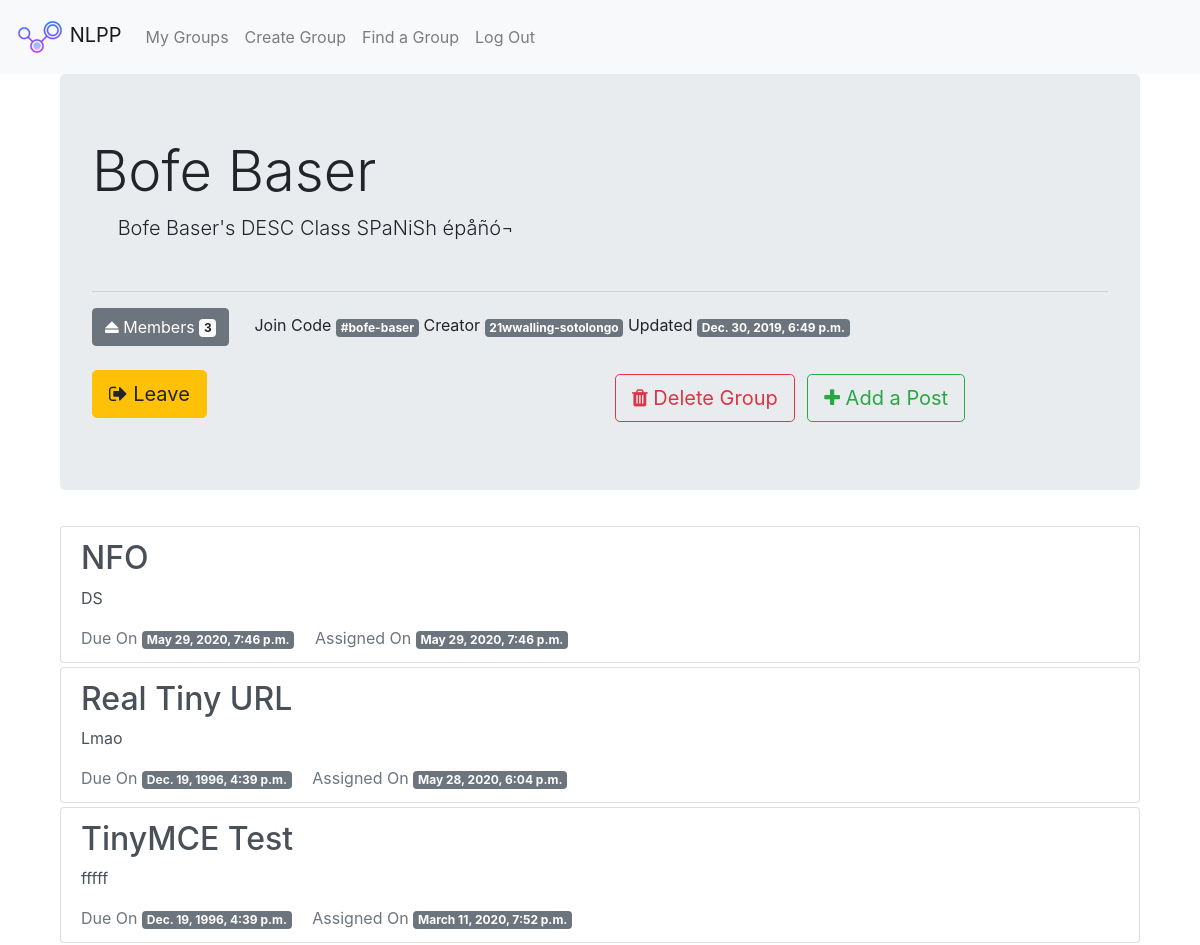
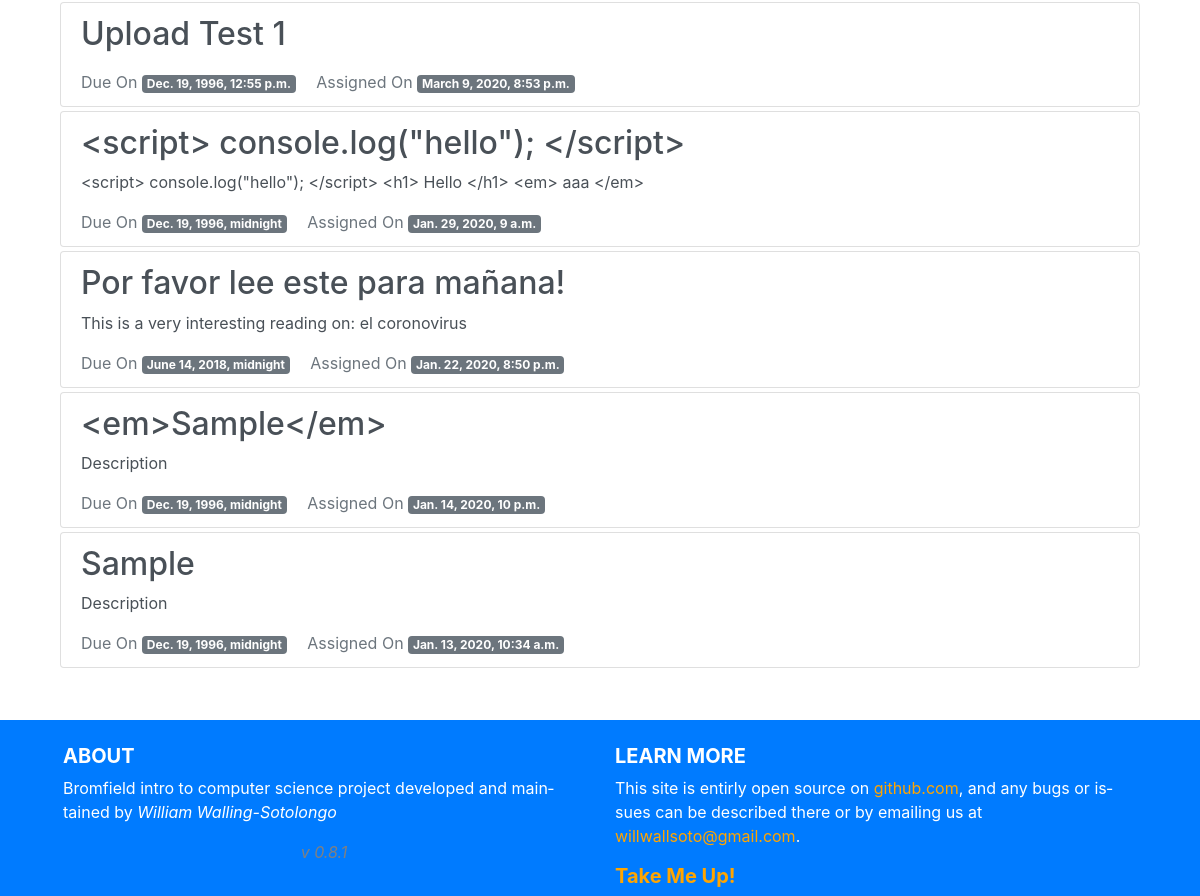
Before: /groups/singular/bofe-baser/ (signed in) with the older database file (2 pictures, top to bottom).
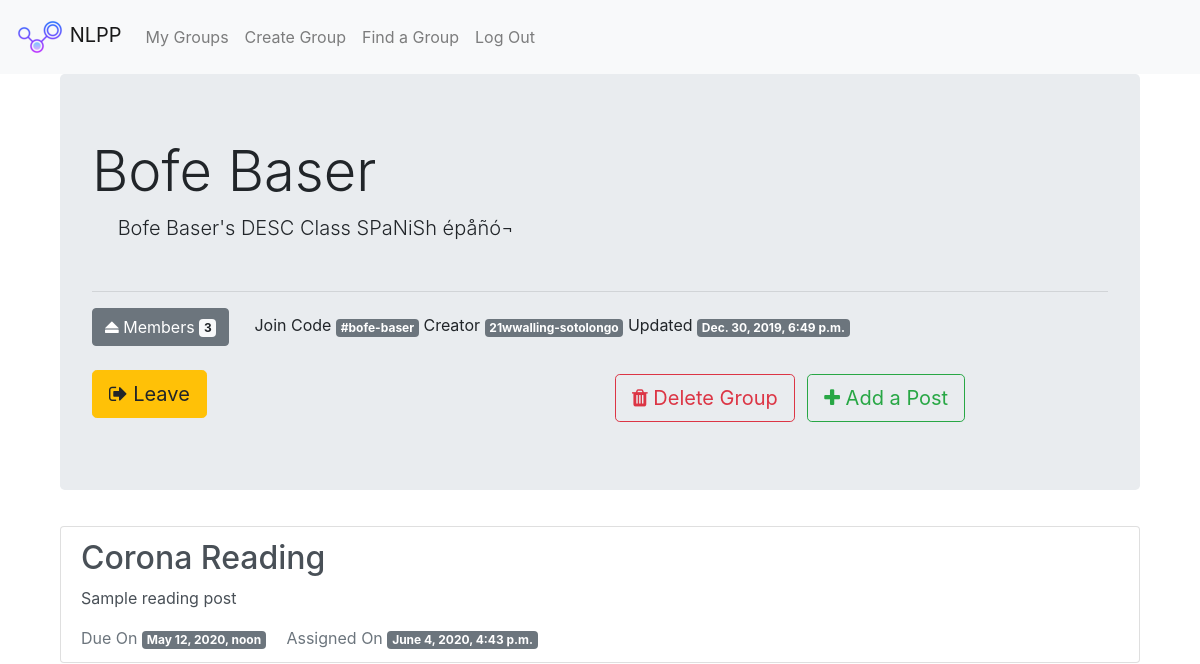
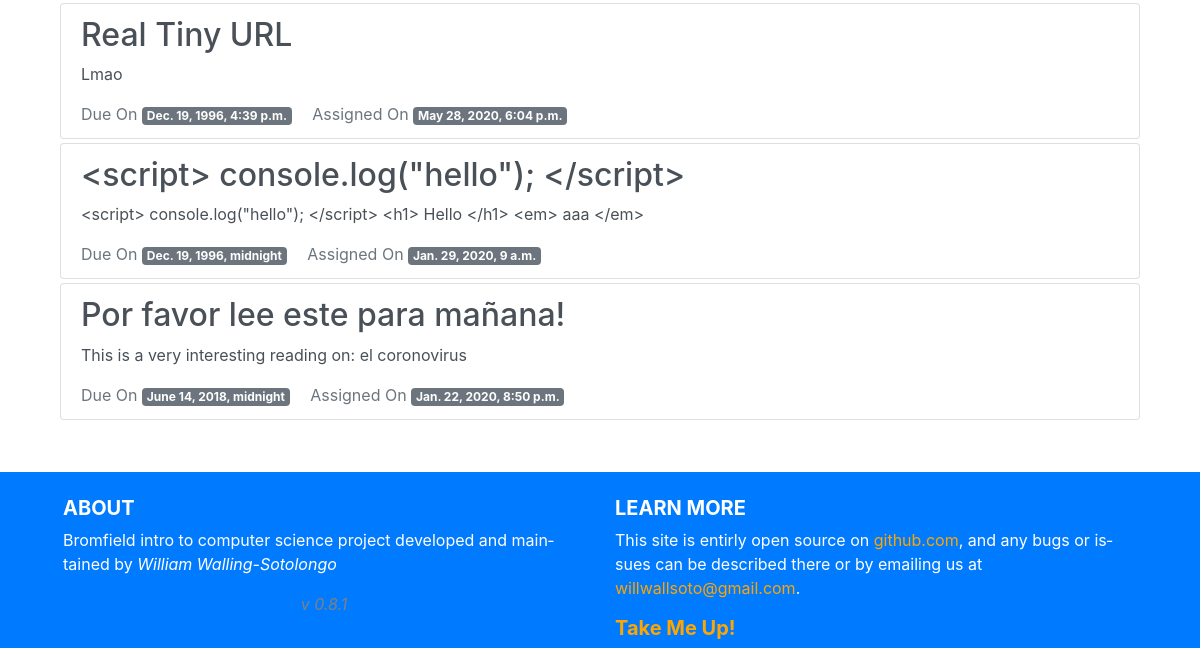
After: the same page with the newer database file (2 pictures, top to bottom).
### groups/models.py (models this page shows, shortened)
class Group(models.Model):
    name = models.CharField(max_length=50, unique=True)
    slug = models.SlugField(allow_unicode=True, unique=True)
    creator = models.ForeignKey(User, related_name="group_owners",on_delete=models.CASCADE)
    description = models.TextField(blank=True, default='')
    members = models.ManyToManyField(User,through="GroupMember")
    creation_date = models.DateTimeField(auto_now=True)
    class Meta:
        ordering = ["name"]

### posts/models.py (models this page shows, shortened)
class Post(models.Model):
    name = models.CharField(max_length=50)
    creator = models.ForeignKey(User, related_name="post_creator", on_delete=models.CASCADE)
    group = models.ForeignKey(Group, related_name="posts",null=True, blank=True,on_delete=models.CASCADE)
    description = models.TextField(blank=True, default="", max_length=8000)
    body_text = models.TextField(blank=True, default="", max_length=8000)
    creation_date = models.DateTimeField(auto_now=True)
    due_date = models.DateTimeField()
    from_lang = models.ForeignKey('SupportedLanguages', related_name="from_langs", on_delete=models.CASCADE)
    to_lang = models.ForeignKey('SupportedLanguages', related_name="to_langs", on_delete=models.CASCADE, default=2)
    clicks_to_complete = models.PositiveIntegerField(default=0, validators=[MinValueValidator(0), MaxValueValidator(100)])
    class Meta:
        ordering = ["-creation_date"]

### groups/views.py (the view)
# urls.py: path("singular/<slug>/",views.SingleGroup.as_view(),name="single"),
class SingleGroup(LoginRequiredMixin, generic.DetailView):
    model = Group

### groups/templates/groups/group_detail.html (shortened to what this page needs)
{% extends "groups/group_base.html" %}
{% block pregroup %}
<div class="container">
  <div class="jumbotron">
    <h1 class="display-4">{{group.name}}</h1>
    <p class="lead"> &emsp; {{group.description}}</p>
    <hr class=mt-5>
    <div>
      <button type="button" class="btn btn-secondary" data-toggle="modal"
        data-target="#MemberList"><span class="fa fa-eject"></span> Members <span class="badge badge-light">
        {{group.members.count}} </span>
      </button> &emsp;
      Join Code <span class="badge badge-secondary"> #{{group.slug}} </span>
      Creator <span class="badge badge-secondary">{{group.creator}}</span>
      Updated <span class="badge badge-secondary">{{group.creation_date}}</span>
    </div>
    <div class="content mt-4">
      <div class="row">
      <div class="col">
    	{% if user in group.members.all %}
    		<a href="{% url 'groups:leave' slug=group.slug %}" class="btn btn-lg btn-warning"><span class="fa fa-sign-out"></span> Leave</a>
    	{% else %}
    		<a href="{% url 'groups:join' slug=group.slug %}" class="btn btn-lg btn-success"><span class="fa fa-sign-in"></span> Join</a>
    	{% endif %}
    </div>
      {% if user == group.creator %}
        <div class="col float-right">
            <a href="{% url 'groups:delete' slug=group.slug %}" class=" btn btn-lg btn-outline-danger my-1"><span class="fa fa-trash"></span> Delete Group</a>
            <a href="{% url 'groups:posts:create' slug=view.kwargs.slug %}" class="mx-2  btn btn-lg btn-outline-success my-1"><span class="fa fa-plus"></span> Add a Post</a>
        </div>
      {% endif %}
    </div>
    </div>
  </div>
  {% include "groups/_group_members_modal.html" with group=group%}
{% endblock %}
{% block group_content %}
  <div class= "container">
  {% for post in group.posts.all %}
  {% if user in group.members.all %}
  <div class="my-1">
    <a href="{% url 'groups:posts:single' pk=post.pk slug=group.slug %}" class="list-group-item list-group-item-action flex-column align-items-start">
      <h2 class="mb-2">{{ post.name }}</h2>
      <p class="mt-2"> {{ post.description}} </p>
      <div class="d-flex justify-content-start w-40 ">
        <span class="text-muted"> Due On <span class="badge badge-secondary">{{ post.due_date }}</span></span>
        <span class="text-muted ml-3"> Assigned On <span class="badge badge-secondary">{{ post.creation_date }}</span></span>
      </div>
    </a>
  </div>
  {% endif %}
  {% endfor %}
  </div>
{% endblock %}

### groups/templates/groups/group_base.html (shortened to what this page needs)
{% extends "base.html" %}
{% block content %}
<div class="container">
  <div class="row">
    {% block pregroup %}{% endblock %}
    {% block group_content %}{% endblock %}
  </div>
</div>
{% endblock %}

### templates/base.html (shortened to what this page needs)
<!DOCTYPE html>
{% load static %}
<html lang="en">
  <head>
    <link rel="stylesheet" href="https://stackpath.bootstrapcdn.com/bootstrap/4.4.1/css/bootstrap.min.css">
    <link href="https://maxcdn.bootstrapcdn.com/font-awesome/4.7.0/css/font-awesome.min.css" rel="stylesheet">
    <link rel="stylesheet" href="{% static 'NLPP/css/master.css'%}">
  </head>
  <body class= "w-b">
    <div class="content">
    <nav id="navbar" class="navbar sticky-top navbar-expand-sm navbar-light bg-light">
      <a class="navbar-brand mynav" href="{% url 'home' %}">
        <img src="{% static 'NLPP/icons/favicon.ico' %}">
        NLPP
      </a>
      <div class="collapse navbar-collapse" id="navbarToggler">
        <ul class="navbar-nav mr-auto">
            {% if user.is_authenticated %}
              <a class="nav-item nav-link" href="{% url 'groups:all' %}" class="btn btn-simple">My Groups</a>
              <a class="nav-item nav-link" href="{% url 'groups:create' %}" class="btn btn-simple">Create Group</a>
              <a class="nav-item nav-link" href="{% url 'groups:find' %}" class="btn btn-simple">Find a Group</a>
              <a class="nav-item nav-link" href="{% url 'accounts:logout' %}" class="btn btn-simple">Log Out</a>
            {% else %}
              <a class="nav-item nav-link" href="{% url 'accounts:login' %}" class="btn btn-simple">Login</a>
              <a class="nav-item nav-link" href="{% url 'accounts:signup' %}" class="btn btn-simple">Sign Up</a>
            {% endif %}
        </ul>
      </div>
    </nav>
    <div class="container">
      {% block content %}
      {% endblock %}
    </div>
  </div>
  <div>
  <footer class="footer-dark footer bg-primary px-5 pt-4 mt-5">
    <div class="container-fluid  text-center text-md-left">
      <div class="row">
        <div class="col-md-6 mt-md-0 mt-3">
          <h5 class="text-uppercase font-weight-bold">About</h5>
            <p> Bromfield intro to computer science project developed and maintained by <em>William Walling-Sotolongo</em>
            <center style="color:gray"><em>v 0.8.1</em> </center> </p>
        </div>
        <div class="col-md-6 mb-md-0 mb-3">
          <h5 class="text-uppercase font-weight-bold">Learn More</h5>
          <p>This site is entirly open source on <a href="https://github.com/ALearningCurve/NLPP" class="footer-dark-links"> github.com</a>,
          and any bugs or issues can be described there or by emailing us at <a href="mailto:willwallsoto@gmail.com" class="footer-dark-links">willwallsoto@gmail.com</a>.</p>
          <h5><a href="#TopOfPage" class="footer-dark-links"><b>Take Me Up!</b></a></h5>
        </div>
      </div>
    </div>
    </footer>
  </div>
  </body>
</html>

### groups/templates/groups/_group_members_modal.html (shortened to what this page needs)
</div>

### static/NLPP/css/master.css (style rules this page uses)
html { height:100%; }
body { background-color: #FFFFFF; font-size: 1rem; height:100%; overflow-wrap: break-word; word-wrap: break-word; hyphens: auto; display: flex; flex-direction: column; }
a { color: blue; }
.footer-dark { color:white; }
.footer-dark-links { color:orange; }
.footer { flex-shrink: 0; }
.content { flex: 1 0 auto; }

Changed rows visible on the page:
removed Post: name "NFO", description "DS", due_date "May 29, 2020, 7:46 p.m.", creation_date "May 29, 2020, 7:46 p.m."
removed Post: name "TinyMCE Test", description "fffff", due_date "Dec. 19, 1996, 4:39 p.m.", creation_date "March 11, 2020, 7:52 p.m."
removed Post: name "Upload Test 1", due_date "Dec. 19, 1996, 12:55 p.m.", creation_date "March 9, 2020, 8:53 p.m."
removed Post: name "<em>Sample</em>", description "Description", due_date "Dec. 19, 1996, midnight", creation_date "Jan. 14, 2020, 10 p.m."
removed Post: name "Sample", description "Description", due_date "Dec. 19, 1996, midnight", creation_date "Jan. 13, 2020, 10:34 a.m."
added Post: name "Corona Reading", description "Sample reading post", due_date "May 12, 2020, noon", creation_date "June 4, 2020, 4:43 p.m."
